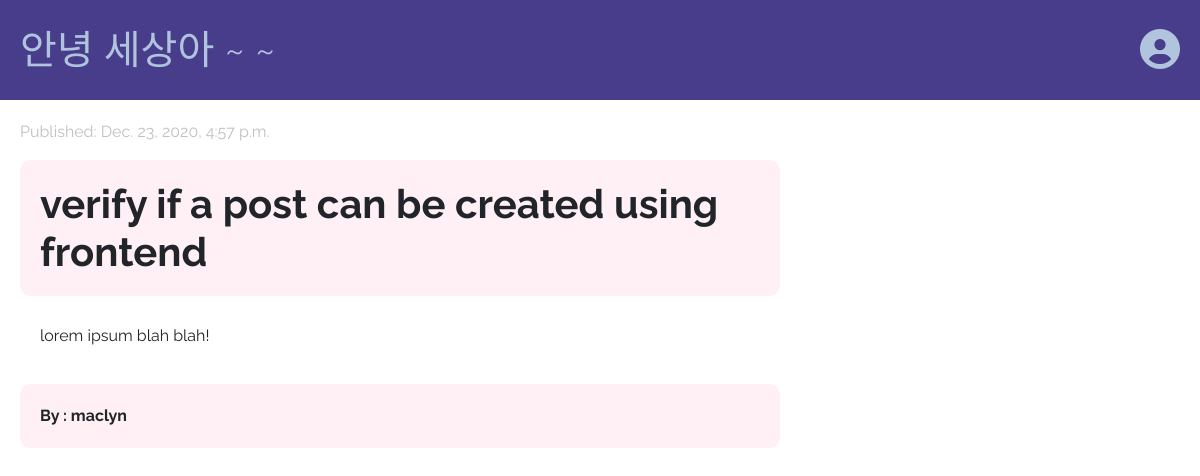
Screenshot of /post/7/ with the database file from the repository.
### blog/models.py (models this page shows, shortened)
class Post(models.Model):
    author = models.ForeignKey('auth.User', on_delete=models.CASCADE)
    title = models.CharField(max_length=250)
    text = models.TextField()
    created_date = models.DateTimeField(default=timezone.now)
    published_date = models.DateTimeField(blank=True, null=True)

### blog/views.py (the view)
# urls.py: path('post/<int:primary_key>/', views.post_details, name='post_details'),
def post_details(request, primary_key):
    post = get_object_or_404(Post, pk=primary_key)
    post_for_front_end = {
        'post_details': post
    }
    return render(request, 'blog/post_details.html', post_for_front_end)

### blog/templates/blog/post_details.html (shortened to what this page needs)
{% extends 'blog/base_page.html' %}
{% block content %}
    <div class="">
        <div class="details-header-row">
            {% if post_details.published_date %}
                <p class="date">Published: {{ post_details.published_date }}</p>
            {% endif %}
        </div>
        <h1 class="details-title">{{ post_details.title }}</h1>
        <p class="details-text">{{ post_details.text | linebreaksbr }}</p>
        <p class="details-author">By : {{ post_details.author }}</p>
    </div>
{% endblock %}

### blog/static/css/style.css (style rules this page uses)
body { font-family: 'Raleway', sans-serif; }
.date { color: silver; }
.details-title, .details-author { background-color: lavenderblush; border-radius: 10px; font-weight: bold; }
.details-title, .details-text, .details-author { padding: 20px; }
.details-header-row { display: flex; justify-content: space-between; }

### rows the page displays
Post: published_date "Dec. 23, 2020, 4:57 p.m.", title "verify if a post can be created using frontend", text "lorem ipsum blah blah!", author "maclyn"
